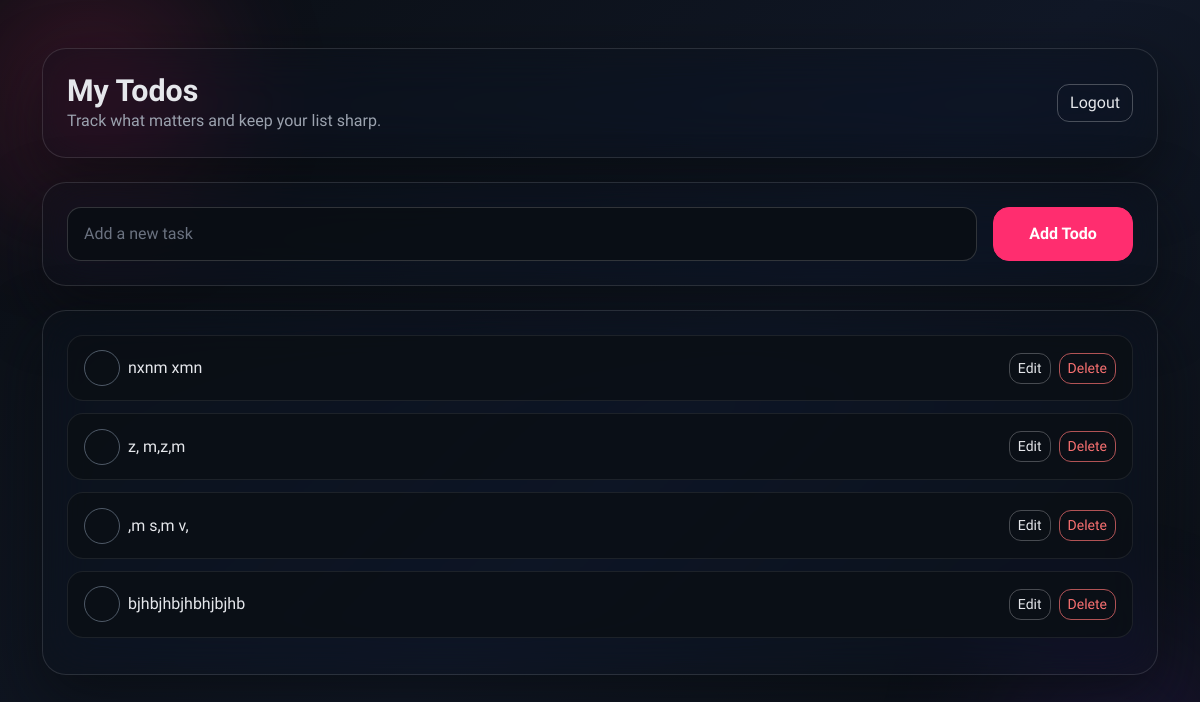
Page /dashboard (signed in) on the earlier database version.
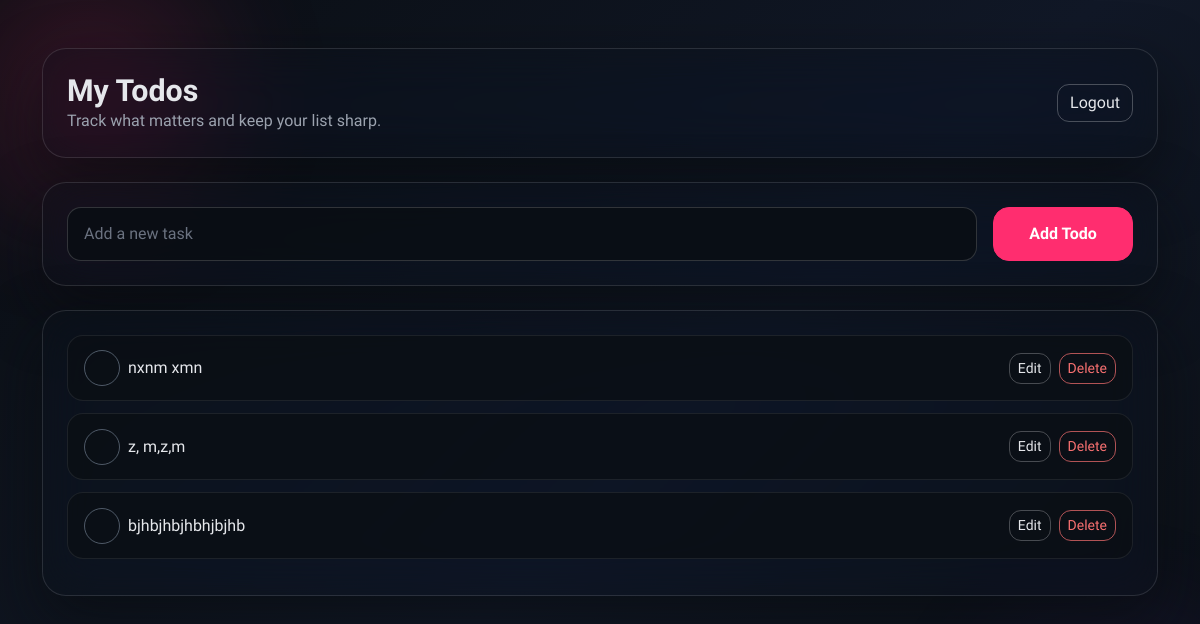
Same page on the later database version.
### models.py (models this page shows)
class Todo(db.Model):
    id = db.Column(db.Integer, primary_key=True)
    title = db.Column(db.String(255), nullable=False)
    is_complete = db.Column(db.Boolean, nullable=False, default=False)
    created_at = db.Column(db.DateTime, nullable=False, default=datetime.utcnow)
    user_id = db.Column(db.Integer, db.ForeignKey("user.id"), nullable=False, index=True)

### app.py (the view, shortened to what this page needs)
    @app.route("/dashboard", methods=["GET", "POST"])
    @login_required
    def dashboard():
        user_id = session.get("user_id")
        todos = Todo.query.filter_by(user_id=user_id).order_by(Todo.created_at.desc()).all()
        return render_template("dashboard.html", todos=todos)

### templates/dashboard.html (shortened to what this page needs)
<!DOCTYPE html>
<html lang="en">
<head>
    <link
        rel="stylesheet"
        href="https://cdn.jsdelivr.net/npm/bootstrap@5.3.3/dist/css/bootstrap.min.css"
    >
</head>
<body>
    <div class="page-wrap container py-5">
        <div class="glass-card p-4 mb-4">
            <div class="header-bar">
                <div>
                    <h1 class="header-title">My Todos</h1>
                    <p class="header-subtitle">Track what matters and keep your list sharp.</p>
                </div>
                <a href="{{ url_for('logout') }}" class="btn btn-outline-light">Logout</a>
            </div>
        </div>
        <div class="glass-card p-4 mb-4">
            <form method="post">
                <div class="d-flex flex-column flex-md-row gap-3 align-items-stretch">
                    <div class="flex-grow-1">
                        <input type="text" class="form-control" name="title" placeholder="Add a new task" required>
                    </div>
                    <div class="d-flex justify-content-md-end">
                        <button class="btn btn-primary add-btn" type="submit">Add Todo</button>
                    </div>
                </div>
            </form>
        </div>
        <div class="glass-card p-4">
            {% if todos %}
                <div class="mb-0">{%- for todo in todos -%}
                    <div class="todo-item">
                            <div class="d-flex flex-column flex-md-row justify-content-between align-items-md-center gap-3">
                                <div class="d-flex align-items-center gap-2">
                                    <form method="post" action="{{ url_for('toggle_todo', todo_id=todo.id) }}" class="d-inline">
                                        <button
                                            class="todo-toggle {% if todo.is_complete %}completed{% endif %}"
                                            type="submit"
                                            aria-label="{% if todo.is_complete %}Mark incomplete{% else %}Mark complete{% endif %}"
                                        >
                                        </button>
                                    </form>
                                    <span class="todo-title {% if todo.is_complete %}completed{% endif %}">
                                        {{ todo.title }}
                                    </span>
                                </div>
                                <div class="d-flex gap-2">
                                    <button
                                        class="btn btn-sm btn-outline-light"
                                        type="button"
                                        data-bs-toggle="modal"
                                        data-bs-target="#editModal-{{ todo.id }}"
                                    >
                                        Edit
                                    </button>
                                    <form method="post" action="{{ url_for('delete_todo', todo_id=todo.id) }}">
                                        <button class="btn btn-sm btn-outline-danger" type="submit">Delete</button>
                                    </form>
                                </div>
                            </div>
                        </div>
                    {%- endfor -%}</div>
            {% else %}
                <p class="header-subtitle mb-0">No todos yet. Add one above!</p>
            {% endif %}
        </div>
    </div>
</body>
</html>

### templates/dashboard.html (style rules this page uses)
:root { --ink: #e5e7eb; --muted: #9ca3af; --primary: #ff2d6f; --primary-soft: #ff5c8a; --surface: rgba(15, 19, 25, 0.45); --border: rgba(255, 255, 255, 0.12); --bg-grad: linear-gradient(135deg, #0b0f14 0%, #111827 55%, #0b0f14 100%); }
body { font-family: "Sora", "Segoe UI", sans-serif; background: var(--bg-grad); color: var(--ink); min-height: 100vh; position: relative; overflow-x: hidden; }
body::before, body::after { content: ""; position: fixed; width: 420px; height: 420px; filter: blur(60px); opacity: 0.45; z-index: 0; }
body::before { top: -120px; left: -120px; background: radial-gradient(circle, rgba(255, 45, 111, 0.55), transparent 60%); }
body::after { bottom: -160px; right: -120px; background: radial-gradient(circle, rgba(124, 58, 237, 0.45), transparent 60%); }
.page-wrap { position: relative; z-index: 1; }
.glass-card { background: var(--surface); border: 1px solid var(--border); -webkit-backdrop-filter: blur(24px) saturate(160%); backdrop-filter: blur(24px) saturate(160%); border-radius: 24px; box-shadow: 0 24px 60px rgba(8, 10, 14, 0.65); }
.header-bar { display: flex; flex-direction: column; gap: 0.75rem; }
@media (min-width: 768px) { .header-bar { flex-direction: row; align-items: center; justify-content: space-between; } }
.header-title { font-size: 1.9rem; font-weight: 700; margin: 0; }
.header-subtitle { color: var(--muted); margin: 0; }
.form-control { border-radius: 14px; border: 1px solid rgba(255, 255, 255, 0.16); padding: 0.85rem 1rem; background: rgba(11, 15, 20, 0.9); color: var(--ink); }
.form-control::placeholder { color: #6b7280; }
.btn-primary { background: var(--primary); border-color: var(--primary); border-radius: 16px; padding: 0.85rem 1rem; font-weight: 600; }
.btn-outline-light { border-radius: 12px; color: var(--ink); border-color: rgba(255, 255, 255, 0.25); }
.btn-outline-danger { border-radius: 12px; color: #f87171; border-color: rgba(248, 113, 113, 0.7); }
.add-btn { width: 140px; max-width: 100%; }
.todo-item { background: rgba(11, 15, 20, 0.8); border: 1px solid rgba(255, 255, 255, 0.08); border-radius: 16px; padding: 0.9rem 1rem; margin-bottom: 0.75rem; }
.todo-title { color: var(--ink); }
.todo-toggle { width: 36px; height: 36px; border-radius: 50%; border: 1px solid rgba(148, 163, 184, 0.5); background: transparent; color: transparent; display: inline-flex; align-items: center; justify-content: center; font-weight: 700; transition: all 0.2s ease; }

Differences in the rows shown:
removed Todo: title ",m s,m v,"
